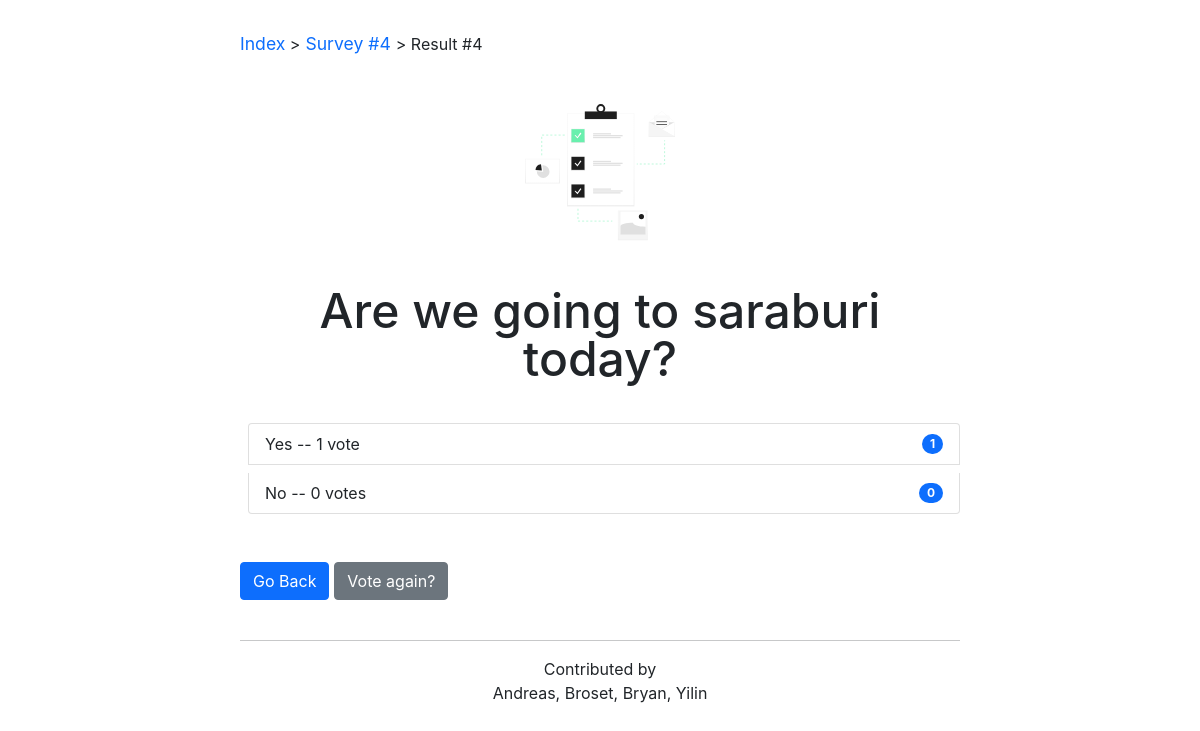
The page /polls/4/results/ on the database as committed earlier.
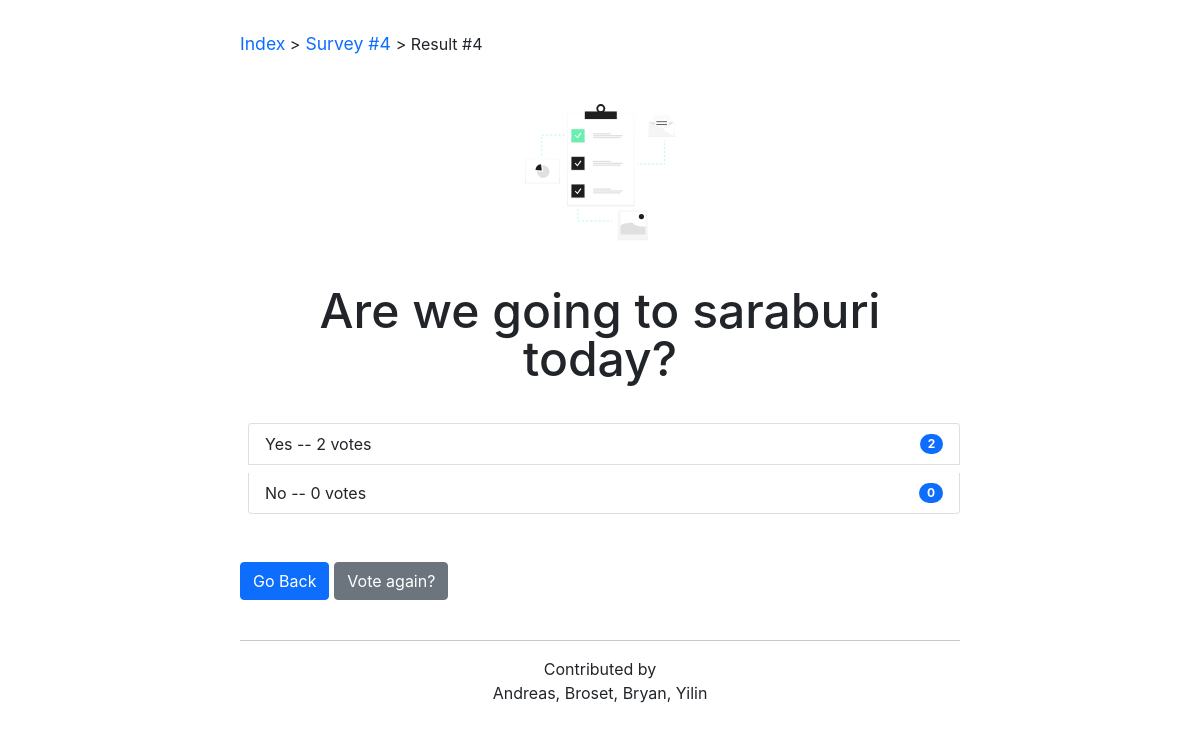
The same page on the database as committed later.
### polls/models.py (models this page shows, shortened)
class Choice(models.Model):
    question = models.ForeignKey(Question, on_delete=models.CASCADE)
    choice_text = models.CharField(max_length=200)
    votes = models.IntegerField(default=0)

### polls/views.py (the view)
# urls.py: path('<int:pk>/results/', views.ResultsView.as_view(), name='results'),
class ResultsView(generic.DetailView):
    model = Question
    template_name = 'polls/results.html'

### polls/templates/polls/results.html
{% extends "polls/base.html" %}
{% block currPage %} <a href="{% url 'polls:index' %}">Index</a> ><a href="{% url 'polls:detail' question.id %}"> Survey #{{question.id}} </a> > Result #{{question.id}}    {% endblock %}
{% block heading1%} {{question.question_text}} {% endblock %}
{% block mainbody %}
<ul class="list-group margin-top">
{% for choice in question.choice_set.all %}
<li class="list-group-item d-flex justify-content-between align-items-center">{{ choice.choice_text }} -- {{ choice.votes }}
vote{{ choice.votes|pluralize }}
<span class="badge bg-primary rounded-pill"> {{choice.votes}} </span>
</li>
{% endfor %}
</ul>
<div class="margin-top d-grid gap-2 d-md-block">
    <a href="{% url 'polls:index' %}"> <button class="btn btn-primary" type="button"> Go Back </button> </a>
    <a class="btn btn-secondary" href="{% url 'polls:detail' question.id %}">Vote
again?</a>
</div>
{% endblock %}

Rows that differ between the two databases and show on the page:
changed Choice "Yes": votes "1" → "2"
